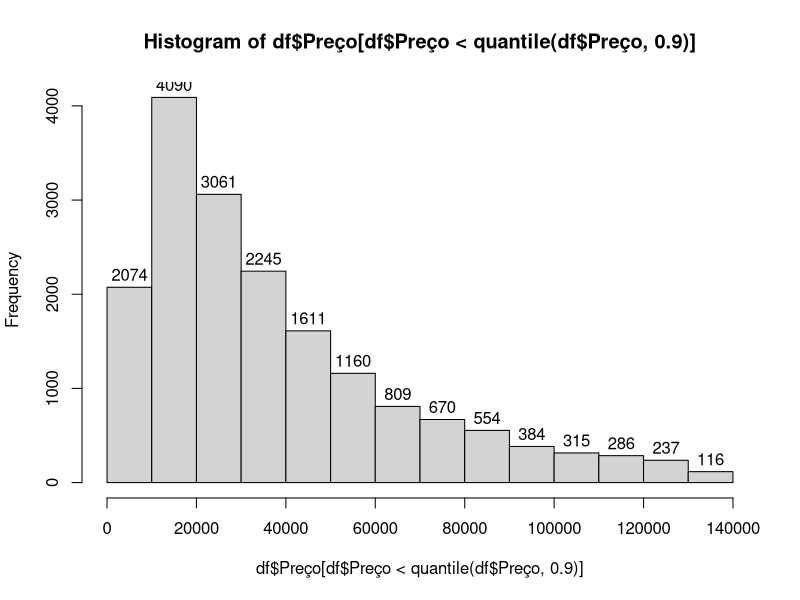

This figure's R source:
library(rstudioapi)
setwd(dirname(getActiveDocumentContext()$path))

df <-
  read.csv(
    "FipePrevAjustada.csv",
    header = TRUE,
    encoding = "UTF-8",
    stringsAsFactors = TRUE
  )

set.seed(100)

# Randomly separate data between test and train
lines <- sample(1:length(df$Marca), length(df$Marca) * 0.7)

# Train data - 70%
train <- df[lines, ]

# Test data - 30%
test <- df[-lines, ]

# Create model
library(rpart)
model <-
  rpart(Preço ~ ., data = train, control = rpart.control(cp = 0))

# Make predictions
test$Predictions <- predict(model, test)

# Data analysis
test$P <- abs(round(test$Predictions / test$Preço, 4) - 1)
R_1 <- summary(test$P)
R_1

# Analyse price distribution excluding the 10% most expensive
hist(df$Preço[df$Preço < quantile(df$Preço, 0.9)], breaks = 10, labels = T)

R_final_1 <-
  summary(test$P[test$Preço > 10000 & test$Preço < 70000])
R_1
R_final_1

# Original data set
df_real <- read.csv(
  "fipe_Jun2018.csv",
  header = TRUE,
  encoding = "UTF-8",
  stringsAsFactors = TRUE
)
View(df)
View(df_real)
